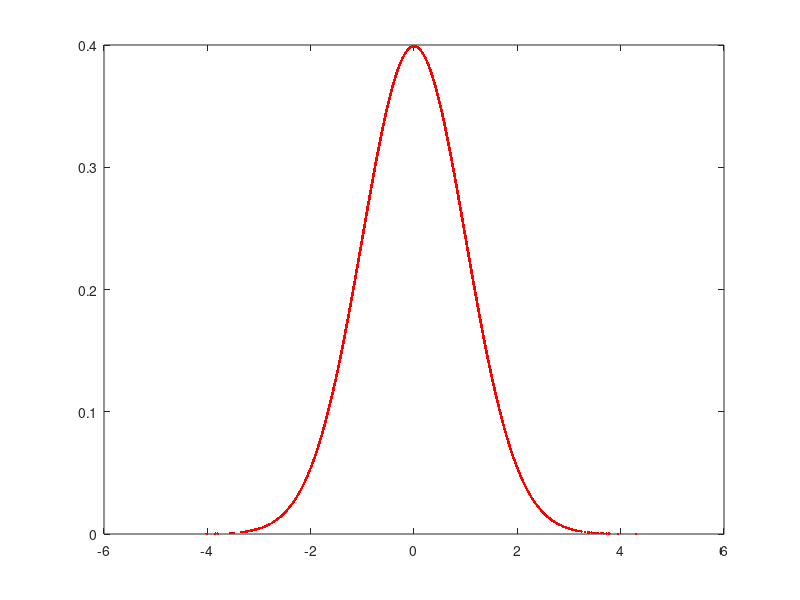

MATLAB code to generate this figure:
N=100000;
x1=-5+10*rand(1,N);
f=1/sqrt(2*pi)*exp(-x1.^2/2);
M=max(f);
x2=M*rand(1,N);
x=x1(x2<f);
f=1/sqrt(2*pi)*exp(-x.^2/2);
plot(x,f,'r.')
